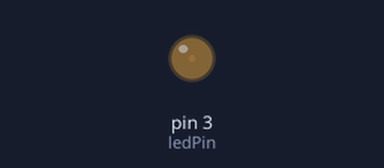
Bench run of a sketch on a simulated Arduino Uno, built with avr-gcc and run on an emulated ATmega328P. Shown: output pins drawn as LEDs (lit = HIGH).

Above: at 0.05 s.
At 0.95 s:
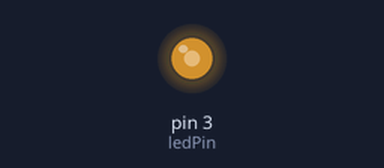
At 1.4 s:
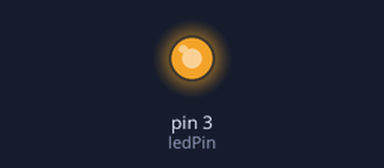
At 2.75 s:
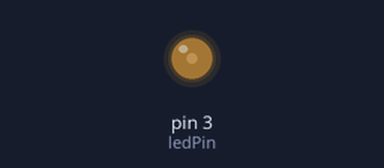
Timing chart, 0 to 7.2 s (numbered marks = the images above):
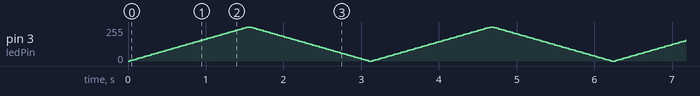

The sketch:

breathing_lamp.ino
```cpp
const int ledPin = 3;

void setup()
{

}

void loop()
{
  for (int fadeValue = 0 ; fadeValue <= 255; fadeValue += 5)
  {
    analogWrite(ledPin, fadeValue);
    delay(30);
  }

  for (int fadeValue = 255 ; fadeValue >= 0; fadeValue -= 5)
  {
    analogWrite(ledPin, fadeValue);
    delay(30);
  }
}
```
